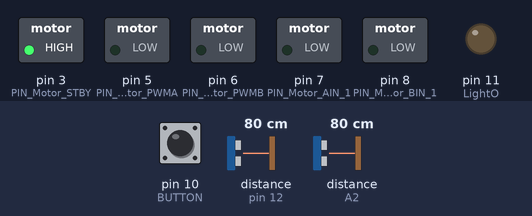
Recording of a sketch running on a simulated Arduino Uno, built with avr-gcc and run on an emulated ATmega328P. Parts: switched loads named in the sketch (green lamp = pin HIGH), output pins drawn as LEDs (lit = HIGH). Wiring (inferred from the names in the program): 2 × ultrasonic range finder: trigger pin 13, echo pin 12 / trigger A1, echo A2. The inputs (shaded band) are chosen by the test bench; at power-on: pin 10 (BUTTON) HIGH, distance to the obstacle (sensors on pin 12, A2) 80 cm. The echo pulse lasts 58.3 µs per cm; pins used as bus, display or sensor lines are not drawn.

Above: at 1.2 s.
1.3 s: pin 10 (BUTTON) pulled LOW for 0.15 s
At 2.5 s:
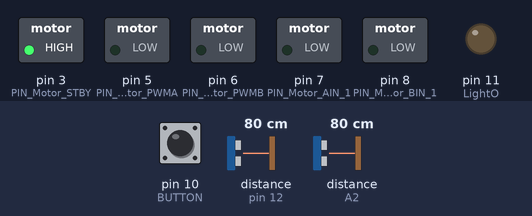
4.3 s: distance to the obstacle (sensor on pin 12) set to 14 cm
5.8 s: distance to the obstacle (sensor on pin 12) set to 11 cm
At 7.7 s:
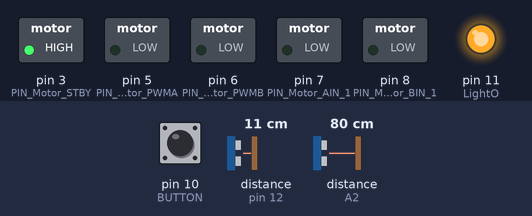
8.3 s: distance to the obstacle (sensor on pin 12) set to 18 cm
11.3 s: pin 10 (BUTTON) pulled LOW for 1 s
At 13.7 s:
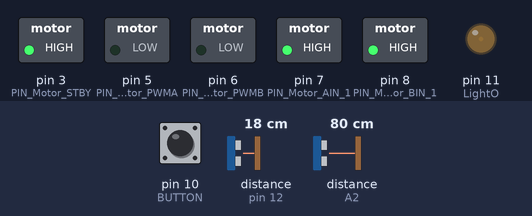
14.3 s: distance to the obstacle (sensor on pin 12) set to 2 cm
At 15.1 s:
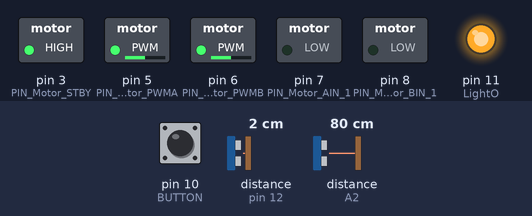
Timing chart, 0 to 17.3 s (numbered marks = the images above; inputs shaded):
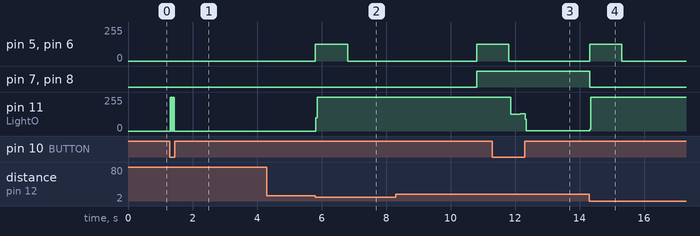

Measured:
- the behaviour switches between 13 and 12 cm on distance to the obstacle (sensor on pin 12) (found by bisection; images 1 and 2)
- after the input at 1.3 s, pin 11 (LightO): alternates 255/255 for 0.01 s and 0/255 for 0.01 s, 14 changes in all, then stays 0/255, starting at once
- after the input at 4.3 s, every drawn part: stays the same
- after the input at 5.8 s, pin 5 (PIN_Motor_PWMA), pin 6 (PIN_Motor_PWMB): 0/255 → 127/255 at once, → 0/255 1.0 s later; pin 11 (LightO): 0/255 → 255/255 at once
- after the input at 11.3 s, pin 11 (LightO): 255/255 → 125/255 after 0.57 s, → 131/255 0.28 s later, → 2/255 0.16 s later
- after the input at 14.3 s, pin 5 (PIN_Motor_PWMA), pin 6 (PIN_Motor_PWMB): 0/255 → 127/255 at once, → 0/255 1.0 s later; pin 7 (PIN_Motor_AIN_1), pin 8 (PIN_Motor_BIN_1): HIGH → LOW at once; pin 11 (LightO): 2/255 → 255/255 at once

The sketch:

anothervariant.ino
```cpp
#include <arduino.h>

//defines which pins do what
#define PIN_Motor_STBY 3
#define PIN_Motor_PWMA 5
#define PIN_Motor_PWMB 6
#define PIN_Motor_AIN_1 7
#define PIN_Motor_BIN_1 8
#define LightO 11
#define BUTTON 10

//Ultrasonic Sensor Presets
const int Echo = 12;
const int Trig = 13;

const int Echo2 = A2;
const int Trig2 = A1;

int Flag = 0;
int Flag2 = 0;

void setup(){
   pinMode(PIN_Motor_PWMA, OUTPUT);
   pinMode(PIN_Motor_AIN_1, OUTPUT);
   pinMode(PIN_Motor_PWMB, OUTPUT);
   pinMode(PIN_Motor_BIN_1, OUTPUT);
   pinMode(PIN_Motor_STBY, OUTPUT);
   pinMode(LightO, OUTPUT);
   digitalWrite(PIN_Motor_STBY,HIGH); //turns motor on
}

//Sub-routine to test distance from object
int Distance_test(){
   digitalWrite(Trig, LOW);
   delayMicroseconds(2);
   digitalWrite(Trig, HIGH);
   delayMicroseconds(10);
   digitalWrite(Trig, LOW);
   long Fdistance = pulseIn(Echo, HIGH);
   Fdistance = Fdistance/148;//converts time delay to distance
   return (int)Fdistance;
   }

//copy
int Distance_test2(){
   digitalWrite(Trig2, LOW);
   delayMicroseconds(2);
   digitalWrite(Trig2, HIGH);
   delayMicroseconds(10);
   digitalWrite(Trig2, LOW);
   long Fdistance2 = pulseIn(Echo2, HIGH);
   Fdistance2 = Fdistance2/148;//converts time delay to distance
   return (int)Fdistance2;
   }


void openDoor(){
digitalWrite(PIN_Motor_AIN_1,LOW);
         digitalWrite(PIN_Motor_BIN_1,LOW);
         analogWrite(PIN_Motor_PWMA,127);
         analogWrite(PIN_Motor_PWMB,127);
         delay (1000);
         analogWrite(PIN_Motor_PWMA,0);
         analogWrite(PIN_Motor_PWMB,0);
         delay (4000);
         digitalWrite(PIN_Motor_AIN_1,HIGH);
         digitalWrite(PIN_Motor_BIN_1,HIGH);
         analogWrite(PIN_Motor_PWMA,127);
         analogWrite(PIN_Motor_PWMB,127);
         delay (1000);
}

void loop(){
   //move declarations out of the loop
   long inches; //make floating point variable to hold distance
   pinMode(Trig, OUTPUT);//Tell Trig pin to output sound
   pinMode(Echo, INPUT);
   int middleDistance = Distance_test();//runs distance test sub-routine
   int ButtonState = digitalRead(BUTTON);
   pinMode(BUTTON, INPUT);

//declarations for second ultrasonic sensor
long inches2; //make floating point variable to hold distance
   pinMode(Trig2, OUTPUT);//Tell Trig pin to output sound
   pinMode(Echo2, INPUT);
   int middleDistance2 = Distance_test2();//runs distance test sub-routine
   int ButtonState2 = digitalRead(BUTTON);
   pinMode(BUTTON, INPUT);

//First Ultrasonic Sensor
   if (ButtonState == 0 && Flag == 0){
      Flag = 1;
   }
   else if (ButtonState == 0 && Flag == 1){
      Flag = 0;
   }
   if (Flag == 1){
      digitalWrite(LightO, HIGH);
      // closes door if distance from cat is greater than 8"
      if (middleDistance >= 5){
         analogWrite(PIN_Motor_PWMA,0);
         analogWrite(PIN_Motor_PWMB,0);
      }
      // opens door otherwise
      else{
         openDoor();
      }
   }
   else {
      analogWrite(PIN_Motor_PWMA,0);
      analogWrite(PIN_Motor_PWMB,0);
      digitalWrite(LightO, LOW);
   }
   //-------------------------------------------------------------
   //Second Sensor
   if (ButtonState2 == 0 && Flag2 == 0){
      Flag2 = 1;
   }
   else if (ButtonState2 == 0 && Flag2 == 1){
      Flag2 = 0;
   }
   if (Flag2 == 1){
      digitalWrite(LightO, HIGH);
      // closes door if distance from cat is greater than 8"
      if (middleDistance2 >= 5){
         analogWrite(PIN_Motor_PWMA,0);
         analogWrite(PIN_Motor_PWMB,0);
      }
      // opens door otherwise
      else{
         openDoor();
      }
   }
   else {
      analogWrite(PIN_Motor_PWMA,0);
      analogWrite(PIN_Motor_PWMB,0);
      digitalWrite(LightO, LOW);
   }

}
```
